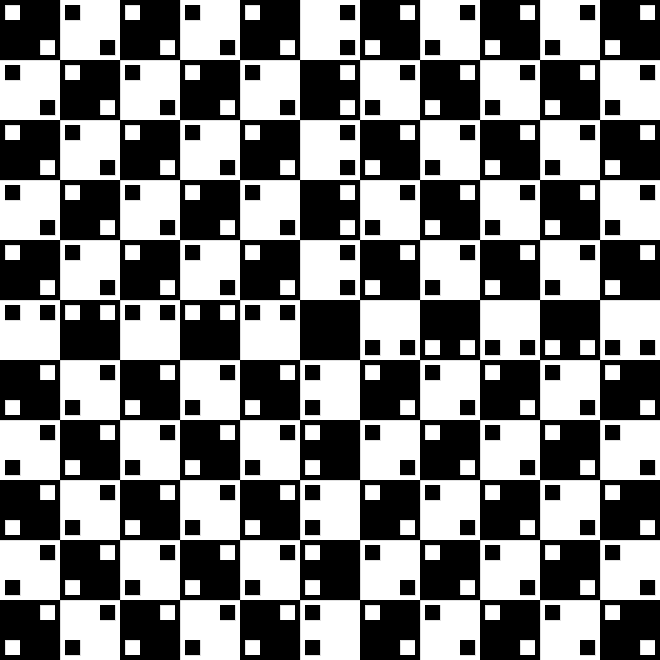
Frame 1 (no input)
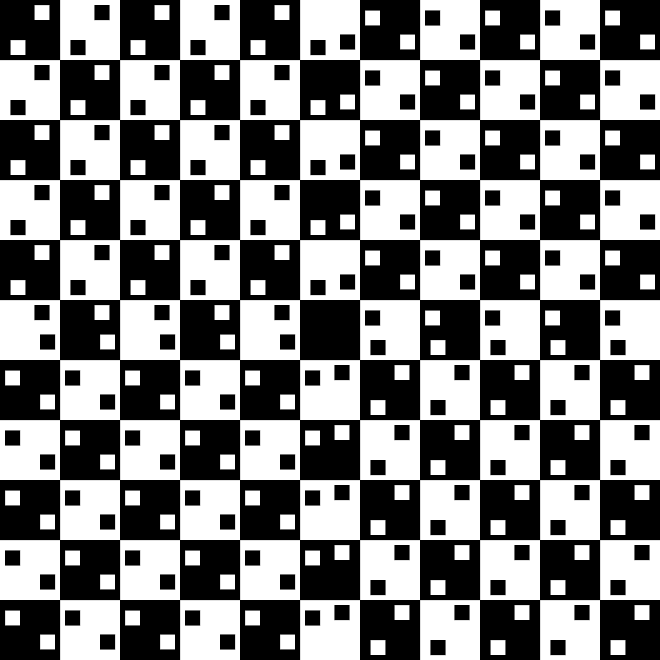
Frame 60 (the mouse pressed at the canvas centre just before this capture)
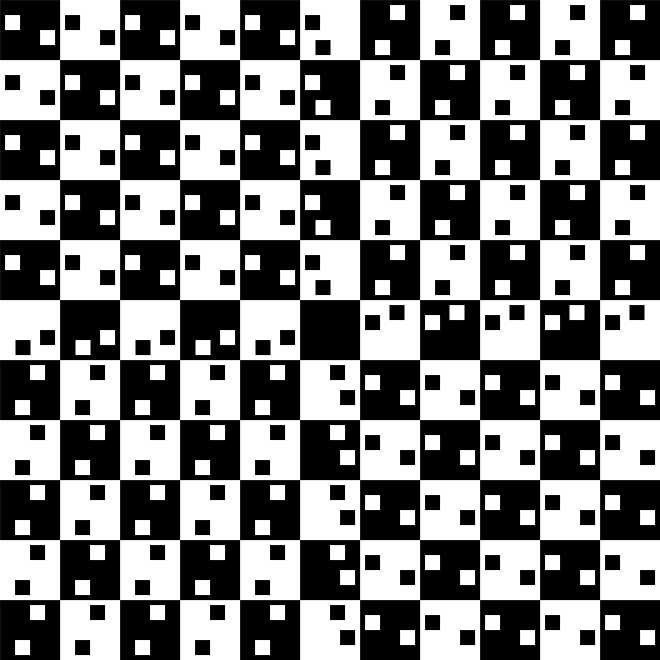
Frame 120 (the mouse held since frame 60 and released just before this capture)

The Processing sketch that drew these frames (run headless with seeded random() and noise(); from frame 60 on, the mouse is pressed at the canvas centre):

// Processing sketch: Ilusion3
// ── Ilusion3.pde
int c;
///Cuadrante 1
//blanco1
float velocity;
float c1b1x;
float c1b1y;
//blanco2
float c1b2x;
float c1b2y;
//negro1
float c1n1x;
float c1n1y;
//negro2
float c1n2x;
float c1n2y;

///Cuadrante 2
//blanco1
float c2b1x;
float c2b1y;
//blanco2
float c2b2x;
float c2b2y;
//negro1
float c2n1x;
float c2n1y;
//negro2
float c2n2x;
float c2n2y;



///mitad vertical superior
//blanco1
float mvsb1x;
float mvsb1y;
//blanco2
float mvsb2x;
float mvsb2y;
//negro1
float mvsn1x;
float mvsn1y;
//negro2
float mvsn2x;
float mvsn2y;

///mitad vertical inferior
//blanco1
float mvib1x;
float mvib1y;
//blanco2
float mvib2x;
float mvib2y;
//negro1
float mvin1x;
float mvin1y;
//negro2
float mvin2x;
float mvin2y;


///mitad horizontal izquierda
//blanco1
float mhib1x;
float mhib1y;
//blanco2
float mhib2x;
float mhib2y;
//negro1
float mhin1x;
float mhin1y;
//negro2
float mhin2x;
float mhin2y;


///mitad horizontal derecha
//blanco1
float mhdb1x;
float mhdb1y;
//blanco2
float mhdb2x;
float mhdb2y;
//negro1
float mhdn1x;
float mhdn1y;
//negro2
float mhdn2x;
float mhdn2y;

void setup() {
  size(660, 660);
  background(255);
  c = 0;

  //velocity = 0.125;
  //velocity = 0.25;
  velocity = 0.5;
  ///Cuadrante 1
  //blanco1
  c1b1x=0;
  c1b1y=0;
  //blanco2
  c1b2x=0;
  c1b2y=0;
  //negro1
  c1n1x=0;
  c1n1y=0;
  //negro2
  c1n2x=0;
  c1n2y=0;

  ///Cuadrante 2
  //blanco1
  c2b1x=0;
  c2b1y=0;
  //blanco2
  c2b2x=0;
  c2b2y=0;
  //negro1
  c2n1x=0;
  c2n1y=0;
  //negro2
  c2n2x=0;
  c2n2y=0;

  

  ///mitad vertical superior
  //blanco1
  mvsb1x=0;
  mvsb1y=0;
  //blanco2
  mvsb2x=0;
  mvsb2y=0;
  //negro1
  mvsn1x=0;
  mvsn1y=0;
  //negro2
  mvsn2x=0;
  mvsn2y=0;

  ///mitad vertical inferior
  //blanco1
  mvib1x=0;
  mvib1y=0;
  //blanco2
  mvib2x=0;
  mvib2y=0;
  //negro1
  mvin1x=0;
  mvin1y=0;
  //negro2
  mvin2x=0;
  mvin2y=0;


  ///mitad horizontal izquierda
  //blanco1
  mhib1x=0;
  mhib1y=0;
  //blanco2
  mhib2x=0;
  mhib2y=0;
  //negro1
  mhin1x=0;
  mhin1y=0;
  //negro2
  mhin2x=0;
  mhin2y=0;


  ///mitad horizontal derecha
  //blanco1
  mhdb1x=0;
  mhdb1y=0;
  //blanco2
  mhdb2x=0;
  mhdb2y=0;
  //negro1
  mhdn1x=0;
  mhdn1y=0;
  //negro2
  mhdn2x=0;
  mhdn2y=0;
}

void draw() {
  background(255);
  strokeWeight(0);
  fill(0);
  for (int i = 0; i < width; i+=120) {
    for (int j =0; j < height; j+=120) {
      rect(i, j, 60, 60);
    }
  }
  for (int i = 0; i < width; i+=120) {
    for (int j =0; j < height; j+=120) {
      rect(i+60, j+60, 60, 60);
    }
  }
  
  //Nota: Los cuadritos deben recorrer 30px, por lo tanto las coordenadas deben cambiar 30px en cada movimiento
  //////////////////////////////////////////////////////////////////////// Cuadros pequeños ///////////////////////////////////////////////////////77
  //////////////Cuadrante 1
  /// Blanco 1
  
  for (int i = 0; i < 300; i+=120) {
    for (int j =0; j < 300; j+=120) {
      fill(255);
      rect(c1b1x+i+5, c1b1y+j+5, 15, 15);
    }
  }
  for (int i = 0; i < 200; i+=120) {
    for (int j =0; j < 200; j+=120) {
      rect(c1b1x+i+65, c1b1y+j+65, 15, 15);
    }
  }
  
  ///Blanco 2
  for (int i = 0; i < 300; i+=120) {
    for (int j =0; j < 300; j+=120) {
      fill(255);
      rect(c1b2x+i+40, c1b2y+j+40, 15, 15);
    }
  }
  for (int i = 0; i < 200; i+=120) {
    for (int j =0; j < 200; j+=120) {
      rect(c1b2x+i+100, c1b2y+j+100, 15, 15);
    }
  }
  
  ///Negro 1
  for (int i = 0; i < 201; i+=120) {
    for (int j =0; j < 300; j+=120) {
      fill(0);
      rect(c1n1x+i+65, c1n1y+j+5, 15, 15);
    }
  }
  for (int i = 0; i < 261; i+=120) {
    for (int j =0; j < 200; j+=120) {
      rect(c1n1x+i+5, c1n1y+j+65, 15, 15);
    }
  }
  
  ///Negro 2
  for (int i = 0; i < 240; i+=120) {
    for (int j =0; j < 300; j+=120) {
      fill(0);
      rect(c1n2x+i+100, c1n2y+j+40, 15, 15);
    }
  }
  for (int i = 0; i < 291; i+=120) {
    for (int j =0; j < 201; j+=120) {
      rect(c1n2x+i+40, c1n2y+j+100, 15, 15);
    }
  }
  
  
  
  
  
  
  
  
  
  
  
  //////////////Cuadrante 2
  /// Blanco 1
  
 for (int i = 360; i < 660; i+=120) {
    for (int j =0; j < 300; j+=120) {
      fill(255);
      rect(c2b1x+i+40, c2b1y+j+5, 15, 15);
    }
  }
  for (int i = 360; i < 660; i+=120) {
    for (int j =0; j < 200; j+=120) {
      rect(c2b1x+i+100, c2b1y+j+65, 15, 15);
    }
  }
  
  
  
  ///Blanco 2
  for (int i = 360; i < 660; i+=120) {
    for (int j =0; j < 300; j+=120) {
      fill(255);
      rect(c2b2x+i+5, c2b2y+j+40, 15, 15);
    }
  }
  for (int i = 360; i < 660; i+=120) {
    for (int j =0; j < 200; j+=120) {
      rect(c2b2x+i+65, c2b2y+j+100, 15, 15);
    }
  }
  
  ///Negro 1
  for (int i = 360; i < 660; i+=120) {
    for (int j =0; j < 300; j+=120) {
      fill(0);
      rect(c2n1x+i+100, c2n1y+j+5, 15, 15);
    }
  }
  for (int i = 360; i < 660; i+=120) {
    for (int j =0; j < 200; j+=120) {
      rect(c2n1x+i+40, c2n1y+j+65, 15, 15);
    }
  }
  
  ///Negro 2
  for (int i = 360; i < 660; i+=120) {
    for (int j =0; j < 300; j+=120) {
      fill(0);
      rect(c2n2x+i+65, c2n2y+j+40, 15, 15);
    }
  }
  for (int i = 360; i < 660; i+=120) {
    for (int j =0; j < 201; j+=120) {
      rect(c2n2x+i+5, c2n2y+j+100, 15, 15);
    }
  }
  
  //////////////Cuadrante 3
  /// Blanco 1
  
  for (int i = 0; i < 300; i+=120) {
    for (int j =360; j < 660; j+=120) {
      fill(255);
      rect(c2b1x+i+40, c2b1y+j+5, 15, 15);
    }
  }
  for (int i = 0; i < 200; i+=120) {
     for (int j =360; j < 660; j+=120) {
      rect(c2b1x+i+100, c2b1y+j+65, 15, 15);
    }
  }
  
  ///Blanco 2
  for (int i = 0; i < 300; i+=120) {
     for (int j =360; j < 660; j+=120) {
      fill(255);
      rect(c2b2x+i+5, c2b2y+j+40, 15, 15);
    }
  }
  for (int i = 0; i < 200; i+=120) {
     for (int j =360; j < 660; j+=120) {
      rect(c2b2x+i+65, c2b2y+j+100, 15, 15);
    }
  }
  
  ///Negro 1
  for (int i = 0; i < 201; i+=120) {
     for (int j =360; j < 660; j+=120) {
      fill(0);
      rect(c2n1x+i+100, c2n1y+j+5, 15, 15);
    }
  }
  for (int i = 0; i < 261; i+=120) {
     for (int j =360; j < 660; j+=120) {
      rect(c2n1x+i+40, c2n1y+j+65, 15, 15);
    }
  }
  
  ///Negro 2
  for (int i = 0; i < 240; i+=120) {
     for (int j =360; j < 660; j+=120) {
      fill(0);
      rect(c2n2x+i+65, c2n2y+j+40, 15, 15);
    }
  }
  for (int i = 0; i < 291; i+=120) {
    for (int j =360; j < 660; j+=120) {
      rect(c2n2x+i+5, c2n2y+j+100, 15, 15);
    }
  }
  
  //////////////Cuadrante 4
  /// Blanco 1
  
  for (int i = 360; i < 660; i+=120) {
    for (int j =360; j < 660; j+=120) {
      fill(255);
      rect(c1b1x+i+5, c1b1y+j+5, 15, 15);
    }
  }
  for (int i = 360; i < 660; i+=120) {
    for (int j =360; j < 660; j+=120) {
      rect(c1b1x+i+65, c1b1y+j+65, 15, 15);
    }
  }
  
  ///Blanco 2
  for (int i = 360; i < 660; i+=120) {
    for (int j =360; j < 660; j+=120) {
      fill(255);
      rect(c1b2x+i+40, c1b2y+j+40, 15, 15);
    }
  }
  for (int i = 360; i < 660; i+=120) {
    for (int j =360; j < 660; j+=120) {
      rect(c1b2x+i+100, c1b2y+j+100, 15, 15);
    }
  }
  
  ///Negro 1
  for (int i = 360; i < 660; i+=120) {
    for (int j =360; j < 660; j+=120) {
      fill(0);
      rect(c1n1x+i+65, c1n1y+j+5, 15, 15);
    }
  }
  for (int i = 360; i < 660; i+=120) {
    for (int j =360; j < 660; j+=120) {
      rect(c1n1x+i+5, c1n1y+j+65, 15, 15);
    }
  }
  
  ///Negro 2
  for (int i = 360; i < 660; i+=120) {
    for (int j =360; j < 660; j+=120) {
      fill(0);
      rect(c1n2x+i+100, c1n2y+j+40, 15, 15);
    }
  }
  for (int i = 360; i < 660; i+=120) {
    for (int j =360; j < 660; j+=120) {
      rect(c1n2x+i+40, c1n2y+j+100, 15, 15);
    }
  }
  
  
  
  
  
  
  ///Mitad horizontal izquierda
  //Blancos
  for (int i = 0; i < 180; i+=120) {
      fill(255);
      rect(mhib1x+i+65, mhib1y+305, 15, 15);
    
  }
  
  for (int i = 0; i < 180; i+=120) {
      fill(255);
      rect(mhib2x+i+100, mhib2y+305, 15, 15);
    
  }
  //Negros
  for (int i = 0; i < 300; i+=120) {
      fill(0);
      rect(mhin1x+i+5, mhin1y+305, 15, 15);
    
  }
  
  for (int i = 0; i < 300; i+=120) {
      fill(0);
      rect(mhin2x+i+40, mhin2y+305, 15, 15);
    
  }
  
  ///Mitad horizontal derecha
  //Blancos
  for (int i = 360; i < 660; i+=120) {
      fill(255);
      rect(mhdb1x+i+65, mhdb1y+340, 15, 15);
    
  }
  
  for (int i = 360; i < 660; i+=120) {
      fill(255);
      rect(mhdb2x+i+100, mhdb2y+340, 15, 15);
    
  }
  //Negros
  for (int i = 360; i < 660; i+=120) {
      fill(0);
      rect(mhdn1x+i+5, mhdn1y+340, 15, 15);
    
  }
  
  for (int i = 360; i < 660; i+=120) {
      fill(0);
      rect(mhdn2x+i+40, mhdn2y+340, 15, 15);
    
  }
  
  ///Mitad vertical superior 
  
  //Blancos
  for (int i = 0; i < 180; i+=120) {
      fill(255);
      rect(mvsb1x+340, mvsb1y+i+65, 15, 15);
    
  }
  for (int i = 0; i < 180; i+=120) {
      fill(255);
      rect(mvsb2x+340, mvsb2y+i+100, 15, 15);
    
  }
  
  //Negros
  for (int i = 0; i < 300; i+=120) {
      fill(0);
      rect(mvsn1x+340, mvsn1y+i+5, 15, 15);
    
  }
  
  for (int i = 0; i < 300; i+=120) {
      fill(0);
      rect(mvsn2x+340, mvsn2y+i+40, 15, 15);
    
  }
  
  ///Mitad vertical inferior
  
  //Blancos
  for (int i = 360; i < 660; i+=120) {
      fill(255);
      rect(mvib1x+305, mvib1y+i+65, 15, 15);
    
  }
  for (int i = 360; i < 660; i+=120) {
      fill(255);
      rect(mvib2x+305, mvib2y+i+100, 15, 15);
    
  }
  
  //Negros
  for (int i = 360; i < 660; i+=120) {
      fill(0);
      rect(mvin1x+305, mvin1y+i+5, 15, 15);
    
  }
  
  for (int i = 360; i < 660; i+=120) {
      fill(0);
      rect(mvin2x+305, mvin2y+i+40, 15, 15);
    
  }
  
  //Movimiento inferior
  //Movimiento cuadrante 1 y 4
  if(c1b1x ==0 && c1b1y==0 ){
    delay(1000);
  }
  
  if(c1b1x>=0 && c1b1y == 0 && c1b1x < 35){
    c1b1x = c1b1x + velocity;
  }
  
  if(c1b1x == 35 && c1b1y== 0){
    delay(1000);
  }
  if(c1b1x==35 && c1b1y >= 0 && c1b1y < 35){
    c1b1y = c1b1y + velocity;
  }
  
  if(c1b1x == 35 && c1b1y== 35 ){
    delay(1000);
  }
   if(c1b1x<=35 && c1b1y == 35 && c1b1x > 0){
    c1b1x = c1b1x - velocity;
  }
  
  if(c1b1x == 0 && c1b1y== 35 ){
    delay(1000);
  }
  if(c1b1x==0 && c1b1y <= 35 && c1b1y > 0){
    c1b1y = c1b1y - velocity;
  }
  
  if(c1b2x > -35 && c1b2x <= 0 && c1b2y == 0){
    c1b2x = c1b2x - velocity;
  }
  if(c1b2x==-35 && c1b2y <= 0 && c1b2y > -35){
    c1b2y = c1b2y - velocity;
  }
  if(c1b2y>=-35 && c1b2x == 0 && c1b2y < 0){
    c1b2y = c1b2y + velocity;
  }
  if(c1b2y==-35 && c1b2x >= -35 && c1b2x < 0){
    c1b2x = c1b2x + velocity;
  }
  
  
  
  if(c1n1x>=0 && c1n1y == 0 && c1n1x < 35){
    c1n1x = c1n1x + velocity;
  }
  if(c1n1x==35 && c1n1y >= 0 && c1n1y < 35){
    c1n1y = c1n1y + velocity;
  }
   if(c1n1x<=35 && c1n1y == 35 && c1n1x > 0){
    c1n1x = c1n1x - velocity;
  }
  if(c1n1x==0 && c1n1y <= 35 && c1n1y > 0){
    c1n1y = c1n1y - velocity;
  }
  
  if(c1n2x > -35 && c1n2x <= 0 && c1n2y == 0){
    c1n2x = c1n2x - velocity;
  }
  if(c1n2x==-35 && c1n2y <= 0 && c1n2y > -35){
    c1n2y = c1n2y - velocity;
  }
  if(c1n2y>=-35 && c1n2x == 0 && c1n2y < 0){
    c1n2y = c1n2y + velocity;
  }
  if(c1n2y==-35 && c1n2x >= -35 && c1n2x < 0){
    c1n2x = c1n2x + velocity;
  }
  
  
  
  
  
  
  
  
  //Movimiento cuadrante 2 y 3
  if(c2b1x>=-35 && c2b1y == 0 && c2b1x < 0){
    c2b1x = c2b1x + velocity;
  }
  if(c2b1x==0 && c2b1y >= 0 && c2b1y < 35){
    c2b1y = c2b1y + velocity;
  }
   if(c2b1x<=0 && c2b1y == 35 && c2b1x > -35){
    c2b1x = c2b1x - velocity;
  }
  if(c2b1x==-35 && c2b1y <= 35 && c2b1y > 0){
    c2b1y = c2b1y - velocity;
  }
  
  if(c2b2x > 0 && c2b2x <= 35 && c2b2y == 0){
    c2b2x = c2b2x - velocity;
  }
  if(c2b2x==0 && c2b2y <= 0 && c2b2y > -35){
    c2b2y = c2b2y - velocity;
  }
  if(c2b2y >=-35 && c2b2x == 35 && c2b2y < 0){
    c2b2y = c2b2y + velocity;
  }
  if(c2b2y==-35 && c2b2x >= 0 && c2b2x < 35){
    c2b2x = c2b2x + velocity;
  }
  
  
  
  if(c2n1x>=-35 && c2n1y == 0 && c2n1x < 0){
    c2n1x = c2n1x + velocity;
  }
  if(c2n1x==0 && c2n1y >= 0 && c2n1y < 35){
    c2n1y = c2n1y + velocity;
  }
   if(c2n1x<=0 && c2n1y == 35 && c2n1x > -35){
    c2n1x = c2n1x - velocity;
  }
  if(c2n1x==-35 && c2n1y <= 35 && c2n1y > 0){
    c2n1y = c2n1y - velocity;
  }
  
  if(c2n2x > 0 && c2n2x <= 35 && c2n2y == 0){
    c2n2x = c2n2x - velocity;
  }
  if(c2n2x==0 && c2n2y <= 0 && c2n2y > -35){
    c2n2y = c2n2y - velocity;
  }
  if(c2n2y >=-35 && c2n2x == 35 && c2n2y < 0){
    c2n2y = c2n2y + velocity;
  }
  if(c2n2y==-35 && c2n2x >= 0 && c2n2x < 35){
    c2n2x = c2n2x + velocity;
  }
  
  
  //Movimiento medio lateral izquierda
  if(mhdb1x <= 35 && mhdb1x > 0 && mhdb1y == 0){
    mhdb1x = mhdb1x - velocity;
  }
  if(mhdb1x >= 0 && mhdb1x < 35 && mhdb1y == -35){
    mhdb1x = mhdb1x + velocity;
  }
  if(mhdb1y <= 0 && mhdb1y > -35 && mhdb1x == 0){
    mhdb1y = mhdb1y - velocity;
  }
  if(mhdb1y >= -35 && mhdb1y < 0 && mhdb1x == 35){
    mhdb1y = mhdb1y + velocity;
  }
  
  if(mhdb2x <= 0 && mhdb2x > -35 && mhdb2y == 0){
    mhdb2x = mhdb2x - velocity;
  }
  if(mhdb2x >= -35 && mhdb2x < 0 && mhdb2y == -35){
    mhdb2x = mhdb2x + velocity;
  }
  if(mhdb2y <= 0 && mhdb2y > -35 && mhdb2x == -35 ){
    mhdb2y = mhdb2y - velocity;
  }
  if(mhdb2y >= -35 && mhdb2y < 0 && mhdb2x == 0){
    mhdb2y = mhdb2y + velocity;
  }
  
  
  
  if(mhdn1x <= 35 && mhdn1x > 0 && mhdn1y == 0){
    mhdn1x = mhdn1x - velocity;
  }
  if(mhdn1x >= 0 && mhdn1x < 35 && mhdn1y == -35){
    mhdn1x = mhdn1x + velocity;
  }
  if(mhdn1y <= 0 && mhdn1y > -35 && mhdn1x == 0){
    mhdn1y = mhdn1y - velocity;
  }
  if(mhdn1y >= -35 && mhdn1y < 0 && mhdn1x == 35){
    mhdn1y = mhdn1y + velocity;
  }
  
  if(mhdn2x <= 0 && mhdn2x > -35 && mhdn2y == 0){
    mhdn2x = mhdn2x - velocity;
  }
  if(mhdn2x >= -35 && mhdn2x < 0 && mhdn2y == -35){
    mhdn2x = mhdn2x + velocity;
  }
  if(mhdn2y <= 0 && mhdn2y > -35 && mhdn2x == -35 ){
    mhdn2y = mhdn2y - velocity;
  }
  if(mhdn2y >= -35 && mhdn2y < 0 && mhdn2x == 0){
    mhdn2y = mhdn2y + velocity;
  }
  
  //Movimiento lateral izquierdo
  if(mhib1x <= 35 && mhib1x > 0 && mhib1y == 35){
    mhib1x = mhib1x - velocity;
  }
  if(mhib1x >= 0 && mhib1x < 35 && mhib1y == 0){
    mhib1x = mhib1x + velocity;
  }
  if(mhib1y <= 35 && mhib1y > 0 && mhib1x == 0){
    mhib1y = mhib1y - velocity;
  }
  if(mhib1y >= 0 && mhib1y < 35 && mhib1x == 35){
    mhib1y = mhib1y + velocity;
  }
  
  if(mhib2x <= 0 && mhib2x > -35 && mhib2y == 35){
    mhib2x = mhib2x - velocity;
  }
  if(mhib2x >= -35 && mhib2x < 0 && mhib2y == 0){
    mhib2x = mhib2x + velocity;
  }
  if(mhib2y <= 35 && mhib2y > 0 && mhib2x == -35 ){
    mhib2y = mhib2y - velocity;
  }
  if(mhib2y >= 0 && mhib2y < 35 && mhib2x == 0){
    mhib2y = mhib2y + velocity;
  }
  
  
  
  if(mhin1x <= 35 && mhin1x > 0 && mhin1y == 35){
    mhin1x = mhin1x - velocity;
  }
  if(mhin1x >= 0 && mhin1x < 35 && mhin1y == 0){
    mhin1x = mhin1x + velocity;
  }
  if(mhin1y <= 35 && mhin1y > 0 && mhin1x == 0){
    mhin1y = mhin1y - velocity;
  }
  if(mhin1y >= 0 && mhin1y < 35 && mhin1x == 35){
    mhin1y = mhin1y + velocity;
  }
  
  if(mhin2x <= 0 && mhin2x > -35 && mhin2y == 35){
    mhin2x = mhin2x - velocity;
  }
  if(mhin2x >= -35 && mhin2x < 0 && mhin2y == 0){
    mhin2x = mhin2x + velocity;
  }
  if(mhin2y <= 35 && mhin2y > 0 && mhin2x == -35 ){
    mhin2y = mhin2y - velocity;
  }
  if(mhin2y >= 0 && mhin2y < 35 && mhin2x == 0){
    mhin2y = mhin2y + velocity;
  }
  
  
  //Movimiento superior
  if(mvsb1x <= 0 && mvsb1x > -35 && mvsb1y == 35){
    mvsb1x = mvsb1x - velocity;
  }
  if(mvsb1x >= -35 && mvsb1x < 0 && mvsb1y == 0){
    mvsb1x = mvsb1x + velocity;
  }
  if(mvsb1y <= 35 && mvsb1y > 0 && mvsb1x == -35 ){
    mvsb1y = mvsb1y - velocity;
  }
  if(mvsb1y >= 0 && mvsb1y < 35 && mvsb1x == 0){
    mvsb1y = mvsb1y + velocity;
  }
  
  if(mvsb2x <= 0 && mvsb2x > -35 && mvsb2y == 0){
    mvsb2x = mvsb2x - velocity;
  }
  if(mvsb2y <= 0 && mvsb2y > -35 && mvsb2x == -35 ){
    mvsb2y = mvsb2y - velocity;
  }
  if(mvsb2x >= -35 && mvsb2x < 0 && mvsb2y == -35){
    mvsb2x = mvsb2x + velocity;
  }
  
  if(mvsb2y >= -35 && mvsb2y < 0 && mvsb2x == 0){
    mvsb2y = mvsb2y + velocity;
  }
  
  if(mvsn1x <= 0 && mvsn1x > -35 && mvsn1y == 35){
    mvsn1x = mvsn1x - velocity;
  }
  if(mvsn1x >= -35 && mvsn1x < 0 && mvsn1y == 0){
    mvsn1x = mvsn1x + velocity;
  }
  if(mvsn1y <= 35 && mvsn1y > 0 && mvsn1x == -35 ){
    mvsn1y = mvsn1y - velocity;
  }
  if(mvsn1y >= 0 && mvsn1y < 35 && mvsn1x == 0){
    mvsn1y = mvsn1y + velocity;
  }
  
  if(mvsn2x <= 0 && mvsn2x > -35 && mvsn2y == 0){
    mvsn2x = mvsn2x - velocity;
  }
  if(mvsn2y <= 0 && mvsn2y > -35 && mvsn2x == -35 ){
    mvsn2y = mvsn2y - velocity;
  }
  if(mvsn2x >= -35 && mvsn2x < 0 && mvsn2y == -35){
    mvsn2x = mvsn2x + velocity;
  }
  
  if(mvsn2y >= -35 && mvsn2y < 0 && mvsn2x == 0){
    mvsn2y = mvsn2y + velocity;
  }

  
  
  //Movimiento inferior
  if(mvib1x >= 0 && mvib1x < 35 && mvib1y == 0){
     mvib1x = mvib1x + velocity;
  }
  if(mvib1x <= 35 && mvib1x > 0 && mvib1y == 35){
     mvib1x = mvib1x - velocity;
  }
  if(mvib1y >= 0 && mvib1y < 35 && mvib1x == 35 ){
     mvib1y = mvib1y + velocity;
  }
  if(mvib1y <= 35 && mvib1y > 0 && mvib1x == 0){
     mvib1y = mvib1y - velocity;
  }
  
  if(mvib2x <= 35 && mvib2x > 0 && mvib2y == 0){
     mvib2x = mvib2x - velocity;
  }
  if(mvib2y <= 0 && mvib2y > -35 && mvib2x == 0 ){
     mvib2y = mvib2y - velocity;
  }
  if(mvib2x >= 0 && mvib2x < 35 && mvib2y == -35){
     mvib2x = mvib2x + velocity;
  }
  
  if(mvib2y >= -35 && mvib2y < 0 && mvib2x == 35){
     mvib2y = mvib2y + velocity;
  }
  
 if(mvin1x >= 0 && mvin1x < 35 && mvin1y == 0){
     mvin1x = mvin1x + velocity;
  }
  if(mvin1x <= 35 && mvin1x > 0 && mvin1y == 35){
     mvin1x = mvin1x - velocity;
  }
  if(mvin1y >= 0 && mvin1y < 35 && mvin1x == 35 ){
     mvin1y = mvin1y + velocity;
  }
  if(mvin1y <= 35 && mvin1y > 0 && mvin1x == 0){
     mvin1y = mvin1y - velocity;
  }
  
  if(mvin2x <= 35 && mvin2x > 0 && mvin2y == 0){
     mvin2x = mvin2x - velocity;
  }
  if(mvin2y <= 0 && mvin2y > -35 && mvin2x == 0 ){
     mvin2y = mvin2y - velocity;
  }
  if(mvin2x >= 0 && mvin2x < 35 && mvin2y == -35){
     mvin2x = mvin2x + velocity;
  }
  
  if(mvin2y >= -35 && mvin2y < 0 && mvin2x == 35){
     mvin2y = mvin2y + velocity;
  }
  
  
  
  
  
  if(mousePressed == true){
    stroke(130,130,130);
    for(int i = 0; i< width;i+=60){
      line(i+60,0,i+60,height);
      
    }
    for(int i = 0; i< width;i+=60){
      line(0,i+60,width,i+60);
      
    }
    strokeWeight(3);
  }
  
  
  
 
}
